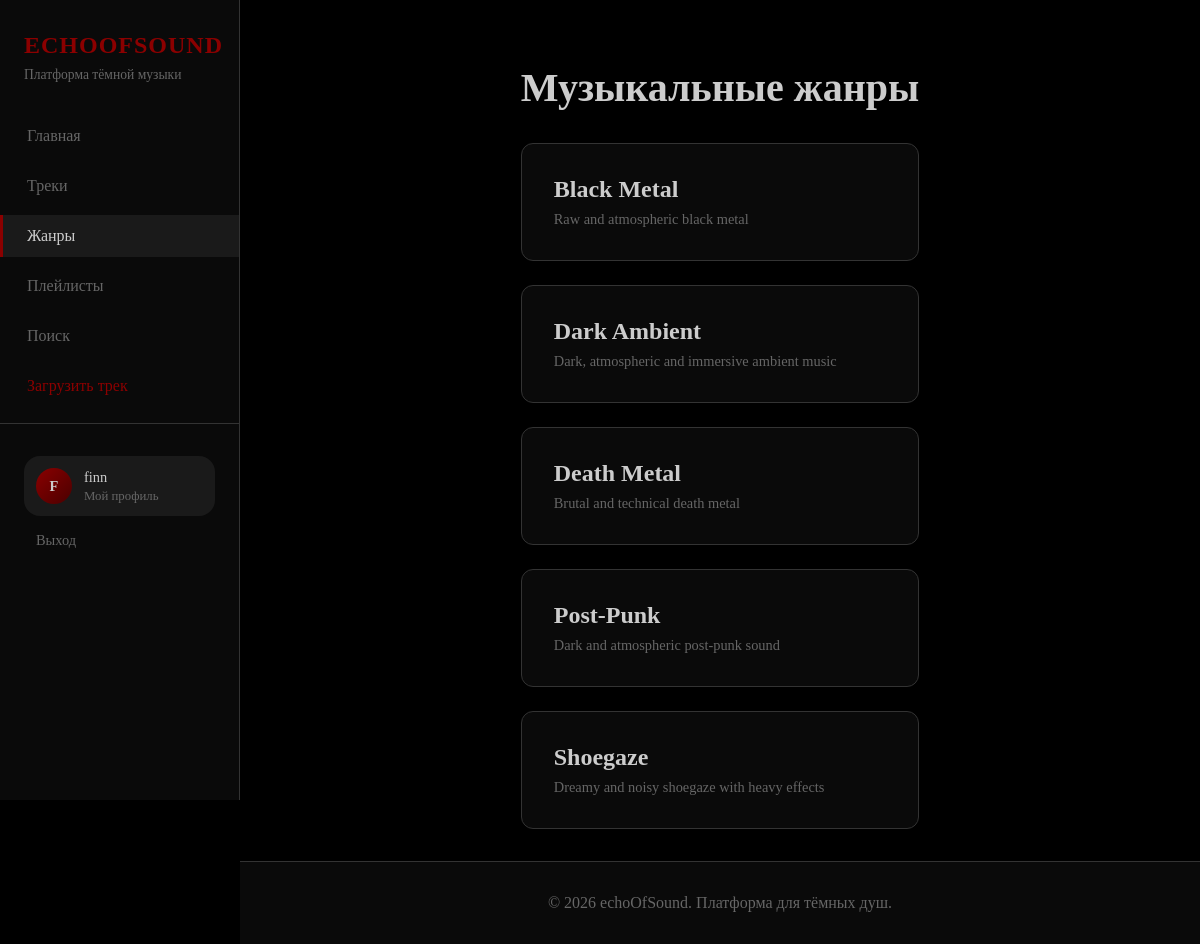
Screenshot of /genres/ (signed in) with the database file from the repository.
### catalog/models.py (models this page shows, shortened)
class Genre(models.Model):
    name = models.CharField(
        max_length=50,
        unique=True,
        verbose_name="Название жанра"
    )
    slug = models.SlugField(
        max_length=50,
        unique=True,
        verbose_name="URL идентификатор",
        help_text="строка для URL"
    )
    description = models.TextField(
        verbose_name="Описание жанра"
    )
    created_at = models.DateTimeField(
        auto_now_add=True,
        verbose_name="Дата создания"
    )
    class Meta:
        verbose_name = "Жанр"
        verbose_name_plural = "Жанры"
        ordering = ['name']

### catalog/views.py (the view)
class GenreListView(ListView):
    model = Genre
    template_name = 'catalog/genre_list.html'
    context_object_name = 'genres'
    def get_context_data(self, **kwargs):
        context = super().get_context_data(**kwargs)
        context['title'] = 'Жанры'
        return context

### templates/catalog/genre_list.html (shortened to what this page needs)
{% extends 'catalog/base.html' %}
{% block content %}
<div style="margin-top: 2rem;">
    <h1 style="font-size: 2.5rem; margin-bottom: 2rem; color: var(--text-light);">Музыкальные жанры</h1>
    {% if genres %}
    <div style="display: grid; grid-template-columns: repeat(auto-fill, minmax(250px, 1fr)); gap: 1.5rem;">
        {% for genre in genres %}
        <a href="{% url 'genre_detail' genre.slug %}"
           style="background: var(--bg-card); border: 1px solid var(--border-color); border-radius: 12px; padding: 2rem; text-decoration: none; transition: all 0.3s; display: block;">
            <h3 style="color: var(--text-light); margin-bottom: 0.5rem; font-size: 1.5rem;">{{ genre.name }}</h3>
            <p style="color: var(--text-muted); font-size: 0.9rem;">{{ genre.description|default:"" }}</p>
        </a>
        {% endfor %}
    </div>
    {% else %}
    <div style="text-align: center; padding: 4rem; color: var(--text-muted);">
        <p style="font-size: 1.25rem;">Жанры не найдены</p>
    </div>
    {% endif %}
</div>
{% endblock %}

### templates/catalog/base.html (shortened to what this page needs)
<!DOCTYPE html>
<html lang="ru">
<head>
    {% load static %}
    <link rel="stylesheet" href="{% static 'css/style.css' %}">
</head>
<body>
<div class="sidebar">
    <div class="sidebar-brand">
        <h2>echoOfSound</h2>
        <p style="color: var(--text-muted); font-size: 0.85rem; margin-top: 0.5rem;">Платформа тёмной музыки</p>
    </div>
    <nav>
        <ul class="sidebar-nav">
            <li><a href="{% url 'home' %}" class="{% if request.resolver_match.url_name == 'home' %}active{% endif %}">Главная</a></li>
            <li><a href="{% url 'track_list' %}" class="{% if request.resolver_match.url_name == 'track_list' %}active{% endif %}">Треки</a></li>
            <li><a href="{% url 'genre_list' %}" class="{% if request.resolver_match.url_name == 'genre_list' %}active{% endif %}">Жанры</a></li>
            <li><a href="{% url 'playlist_list' %}" class="{% if request.resolver_match.url_name == 'playlist_list' %}active{% endif %}">Плейлисты</a></li>
            <li><a href="{% url 'search' %}" class="{% if request.resolver_match.url_name == 'search' %}active{% endif %}">Поиск</a></li>
            {% if user.is_authenticated %}
            <li><a href="{% url 'track_upload' %}" class="{% if request.resolver_match.url_name == 'track_upload' %}active{% endif %}" style="color: var(--primary-color);">Загрузить трек</a></li>
            {% endif %}
        </ul>
    </nav>
    <div class="sidebar-divider"></div>
    <div class="sidebar-user">
        {% if user.is_authenticated %}
            <div class="sidebar-user-info">
                <div class="user-avatar">{{ user.username|slice:":1"|upper }}</div>
                <div>
                    <div class="user-name">{{ user.username }}</div>
                    <a href="{% url 'my_profile' %}" style="font-size: 0.8rem; color: var(--text-muted); text-decoration: none;">Мой профиль</a>
                </div>
            </div>
            <a href="{% url 'logout' %}" style="display: block; padding: 0.5rem 0.75rem; color: var(--text-muted); text-decoration: none; font-size: 0.9rem;">Выход</a>
        {% else %}
            <a href="{% url 'login' %}" class="btn btn-primary" style="width: 100%; text-align: center; margin-bottom: 0.5rem;">Вход</a>
            <a href="{% url 'register' %}" class="btn btn-outline" style="width: 100%; text-align: center;">Регистрация</a>
        {% endif %}
    </div>
</div>
<div class="main-content">
    <div class="container">
        {% block content %}
        {% endblock %}
    </div>
    <footer>
        <p>&copy; 2026 echoOfSound. Платформа для тёмных душ.</p>
    </footer>
</div>
</body>
</html>

### static/css/style.css (style rules this page uses)
:root { --primary-color: #8b0000; --primary-hover: #a00000; --secondary-color: #4a0000; --accent-color: #666666; --bg-dark: #000000; --bg-card: #0a0a0a; --bg-hover: #1a1a1a; --text-light: #cccccc; --text-muted: #666666; --border-color: #333333; }
* { margin: 0; padding: 0; box-sizing: border-box; }
body { font-family: 'Georgia', 'Times New Roman', serif; background-color: var(--bg-dark); color: var(--text-light); min-height: 100vh; display: flex; }
.sidebar { width: 240px; background-color: var(--bg-card); border-right: 1px solid var(--border-color); position: fixed; height: 100vh; overflow-y: auto; padding: 2rem 0; }
.sidebar-brand { padding: 0 1.5rem; margin-bottom: 2rem; }
.sidebar-brand h2 { font-size: 1.5rem; font-weight: 700; color: var(--primary-color); letter-spacing: 1px; text-transform: uppercase; font-family: 'Georgia', serif; }
.sidebar-nav { list-style: none; }
.sidebar-nav li { margin-bottom: 0.5rem; }
.sidebar-nav a { display: block; padding: 0.75rem 1.5rem; color: var(--text-muted); text-decoration: none; transition: all 0.2s; border-left: 3px solid transparent; }
.sidebar-nav a:hover, .sidebar-nav a.active { color: var(--text-light); background-color: var(--bg-hover); border-left-color: var(--primary-color); }
.sidebar-divider { height: 1px; background-color: var(--border-color); margin: 1rem 0; }
.sidebar-user { padding: 0 1.5rem; margin-top: 2rem; }
.sidebar-user-info { display: flex; align-items: center; gap: 0.75rem; padding: 0.75rem; background-color: var(--bg-hover); border-radius: 16px; margin-bottom: 0.5rem; }
.user-avatar { width: 36px; height: 36px; border-radius: 50%; background: linear-gradient(135deg, var(--primary-color), var(--secondary-color)); display: flex; align-items: center; justify-content: center; font-weight: 600; font-size: 0.9rem; }
.user-name { font-size: 0.9rem; font-weight: 500; }
.main-content { margin-left: 240px; flex: 1; min-height: 100vh; display: flex; flex-direction: column; }
.container { max-width: 1400px; margin: 0 auto; padding: 2rem; flex: 1; }
footer { background-color: var(--bg-card); border-top: 1px solid var(--border-color); padding: 2rem; text-align: center; color: var(--text-muted); margin-top: auto; }

### rows the page displays
Genre: name "Black Metal", description "Raw and atmospheric black metal"
Genre: name "Dark Ambient", description "Dark, atmospheric and immersive ambient music"
Genre: name "Death Metal", description "Brutal and technical death metal"
Genre: name "Post-Punk", description "Dark and atmospheric post-punk sound"
Genre: name "Shoegaze", description "Dreamy and noisy shoegaze with heavy effects"

### other values shown
{{ user.username|slice:":1"|upper }} "F"
{{ user.username }} "finn"
